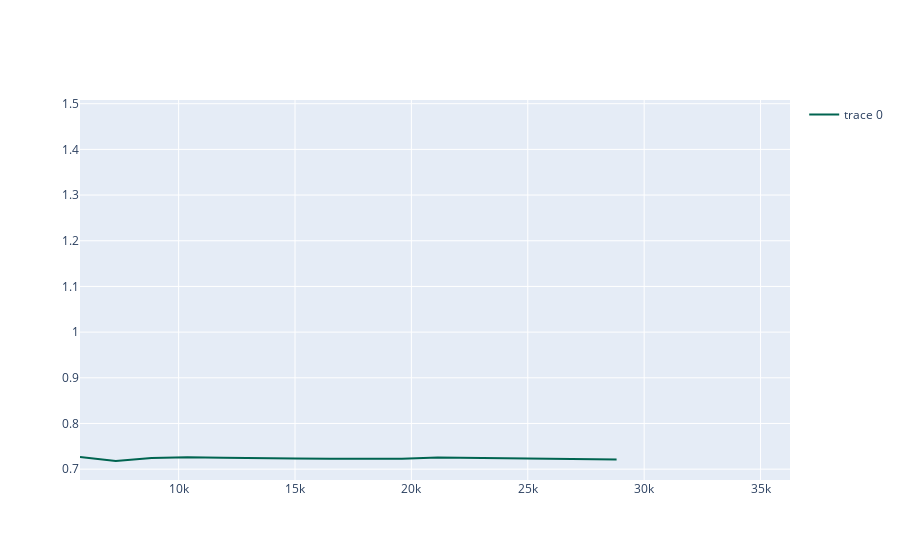

Write notebook code for a chart like this one.
### Code cell
def learning_curve_show(train_sizes, train_scores):
    
    train_scores_mean = np.mean(train_scores, axis=1)
    train_scores_max = np.max(train_scores, axis=1)
    train_scores_min = np.min(train_scores, axis=1)
    
    fig = go.Figure([
        go.Scatter(
            x=train_sizes,
            y=train_scores_mean,
            line=dict(color='rgb(0,100,80)'),
            mode='lines'
        ),
        go.Scatter(
            x=train_sizes+train_sizes[::-1], # x, then x reversed
            y=train_scores_max+train_scores_min[::-1], # upper, then lower reversed
            fill='toself',
            fillcolor='rgba(0,100,80,0.2)',
            line=dict(color='rgba(255,255,255,0)'),
            hoverinfo="skip",
            showlegend=False
        )
    ])
    fig.show()

learning_curve_show(train_sizes, train_scores)

### Figure 1 — Plotly figure (JSON) as saved in the notebook; plotly's stock layout.template omitted (floating-point values rounded to 4 significant figures)
{"data": [{"line": {"color": "rgb(0,100,80)"}, "mode": "lines", "type": "scatter", "x": [5763, 7300, 8836, 10373, 11910, 13447, 14984, 16521, 18058, 19594, 21131, 22668, 24205, 25742, 27279, 28816], "y": [0.7266, 0.7179, 0.7246, 0.7262, 0.7251, 0.7235, 0.7233, 0.7226, 0.7232, 0.7229, 0.7254, 0.7245, 0.7229, 0.7216, 0.7206, 0.7214]}, {"fill": "toself", "fillcolor": "rgba(0,100,80,0.2)", "hoverinfo": "skip", "line": {"color": "rgba(255,255,255,0)"}, "showlegend": false, "type": "scatter", "x": [34579, 34579, 34578, 34578, 34578, 34578, 34578, 34579, 34579, 34578, 34578, 34578, 34578, 34578, 34579, 34579], "y": [1.455, 1.458, 1.448, 1.449, 1.45, 1.449, 1.449, 1.45, 1.445, 1.446, 1.446, 1.445, 1.439, 1.437, 1.436, 1.448]}], "layout": {"autosize": true, "xaxis": {"autorange": true, "range": [5763, 36260.0], "type": "linear"}, "yaxis": {"autorange": true, "range": [0.6758, 1.518], "type": "linear"}}}
